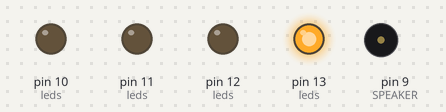
Bench run of a program on a simulated Arduino Uno, built with avr-gcc and run on an emulated ATmega328P. On the bench: output pins drawn as LEDs (lit = HIGH), buzzer (waves = sounding).

Above: at 0.05 s.
At 0.15 s:
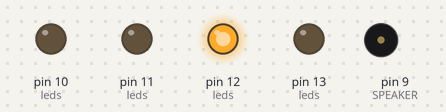
At 0.25 s:
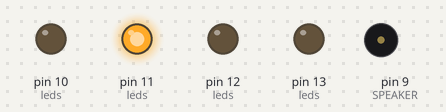
At 0.35 s:
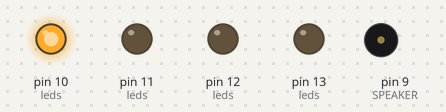
At 0.7 s:
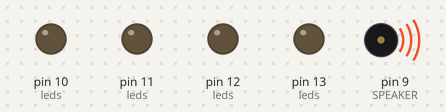
At 5.85 s:
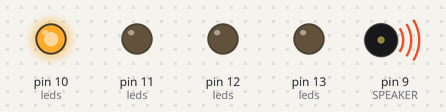
Timing chart, 0 to 7.2 s (numbered marks = the images above):
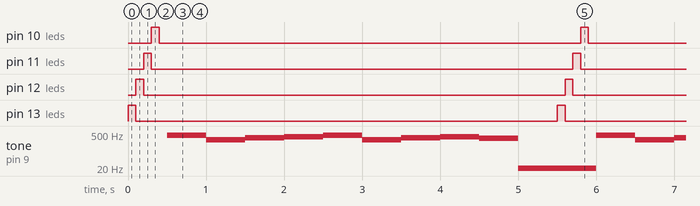

Measured:
- by itself, pin 10 (leds), pin 11 (leds), pin 12 (leds), pin 13 (leds): alternates HIGH for 0.10 s and LOW for 5.4 s
- by itself, tone on pin 9 (SPEAKER): repeats every 5.5 s: 294 Hz 0.50 s, 349 Hz 0.50 s, 392 Hz 0.50 s, 440 Hz 0.50 s, 294 Hz 0.50 s, 349 Hz 0.50 s, 392 Hz 0.50 s, 330 Hz 0.50 s, 13 Hz 1.0 s, 440 Hz 0.50 s

The program:

main.cpp
```cpp
#include <Arduino.h>
#include <notes.h> // Notes library borrowed from arduino.cc

#define LEDGREEN 13
#define LEDRED 12
#define LEDBLUE 11
#define LEDWHITE 10
#define SPEAKER 9

int leds[] = {LEDGREEN, LEDRED, LEDBLUE, LEDWHITE};

int melody[] = {
  NOTE_A4, NOTE_D4, NOTE_F4, NOTE_G4, NOTE_A4, NOTE_D4, NOTE_F4, NOTE_G4, NOTE_E4
};

void setup() {
    for (int i = 0; i < 4; i++) {
        pinMode(leds[i], OUTPUT);
    }

    pinMode(SPEAKER, OUTPUT);
}

void loop() {
    for (int i = 0; i < 5; i++) {
        digitalWrite(leds[i], HIGH);
        delay(100);
        digitalWrite(leds[i], LOW);
    }

    for (int i = 0; i < 10; i++) {
        tone(SPEAKER, melody[i]);
        delay(500);
    }
}
```

notes.h
```cpp
#define NOTE_B0  31
#define NOTE_C1  33
#define NOTE_CS1 35
#define NOTE_D1  37
#define NOTE_DS1 39
#define NOTE_E1  41
#define NOTE_F1  44
#define NOTE_FS1 46
#define NOTE_G1  49
#define NOTE_GS1 52
#define NOTE_A1  55
#define NOTE_AS1 58
#define NOTE_B1  62
#define NOTE_C2  65
#define NOTE_CS2 69
#define NOTE_D2  73
#define NOTE_DS2 78
#define NOTE_E2  82
#define NOTE_F2  87
#define NOTE_FS2 93
#define NOTE_G2  98
#define NOTE_GS2 104
#define NOTE_A2  110
#define NOTE_AS2 117
#define NOTE_B2  123
#define NOTE_C3  131
#define NOTE_CS3 139
#define NOTE_D3  147
#define NOTE_DS3 156
#define NOTE_E3  165
#define NOTE_F3  175
#define NOTE_FS3 185
#define NOTE_G3  196
#define NOTE_GS3 208
#define NOTE_A3  220
#define NOTE_AS3 233
#define NOTE_B3  247
#define NOTE_C4  262
#define NOTE_CS4 277
#define NOTE_D4  294
#define NOTE_DS4 311
#define NOTE_E4  330
#define NOTE_F4  349
#define NOTE_FS4 370
#define NOTE_G4  392
#define NOTE_GS4 415
#define NOTE_A4  440
#define NOTE_AS4 466
#define NOTE_B4  494
#define NOTE_C5  523
#define NOTE_CS5 554
#define NOTE_D5  587
#define NOTE_DS5 622
#define NOTE_E5  659
#define NOTE_F5  698
#define NOTE_FS5 740
#define NOTE_G5  784
#define NOTE_GS5 831
#define NOTE_A5  880
#define NOTE_AS5 932
#define NOTE_B5  988
#define NOTE_C6  1047
#define NOTE_CS6 1109
#define NOTE_D6  1175
#define NOTE_DS6 1245
#define NOTE_E6  1319
#define NOTE_F6  1397
#define NOTE_FS6 1480
#define NOTE_G6  1568
#define NOTE_GS6 1661
#define NOTE_A6  1760
#define NOTE_AS6 1865
#define NOTE_B6  1976
#define NOTE_C7  2093
#define NOTE_CS7 2217
#define NOTE_D7  2349
#define NOTE_DS7 2489
#define NOTE_E7  2637
#define NOTE_F7  2794
#define NOTE_FS7 2960
#define NOTE_G7  3136
#define NOTE_GS7 3322
#define NOTE_A7  3520
#define NOTE_AS7 3729
#define NOTE_B7  3951
#define NOTE_C8  4186
#define NOTE_CS8 4435
#define NOTE_D8  4699
#define NOTE_DS8 4978
```
